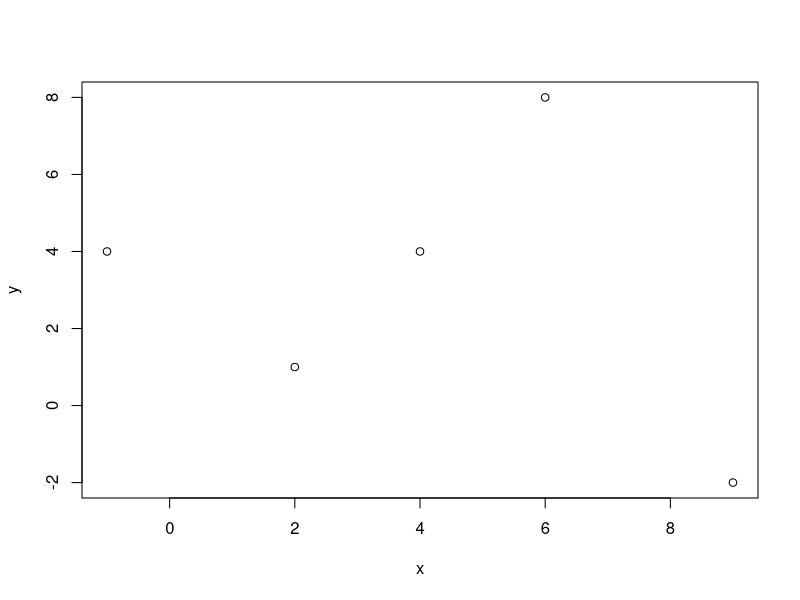
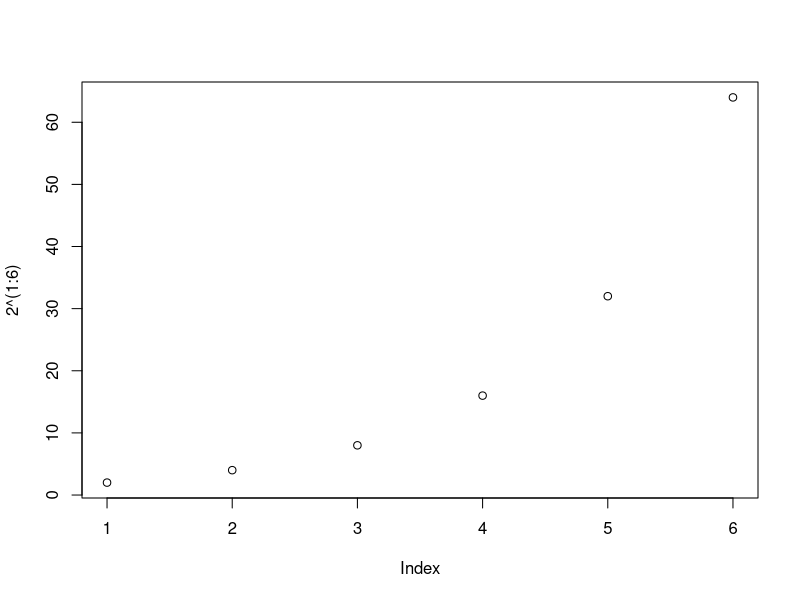
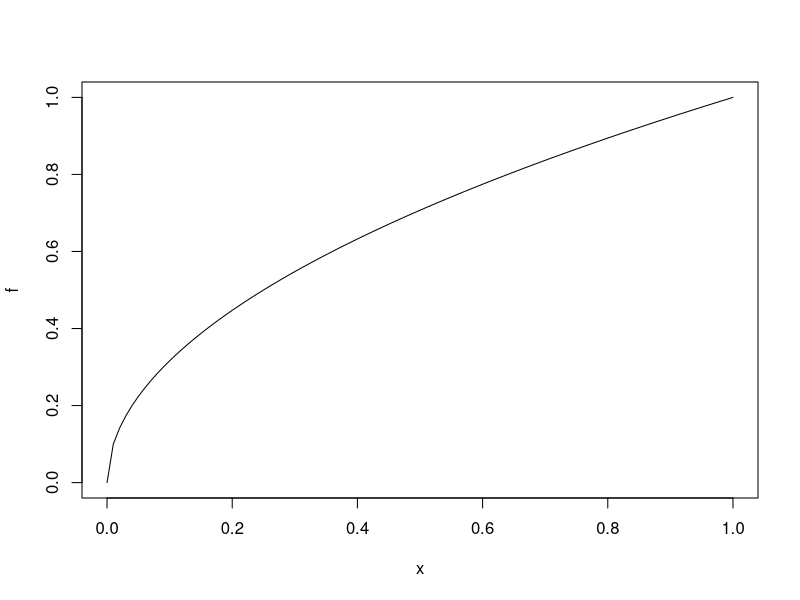
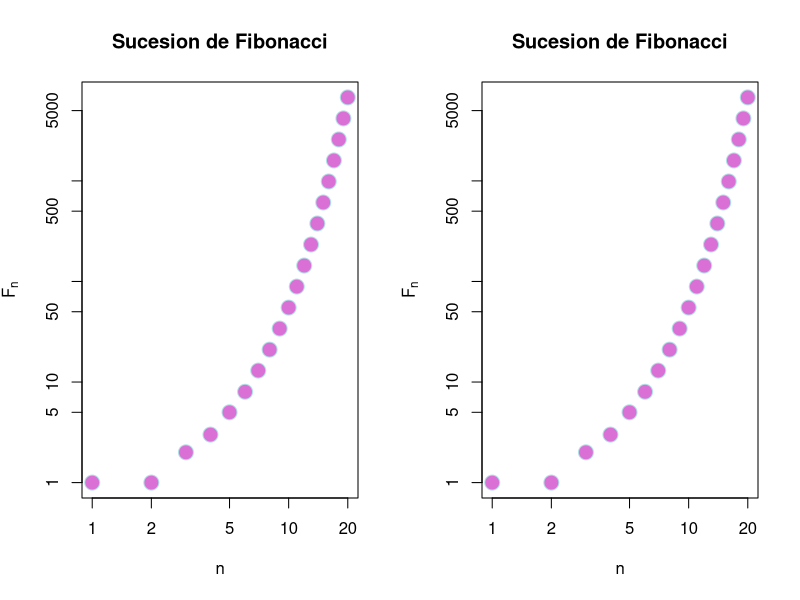
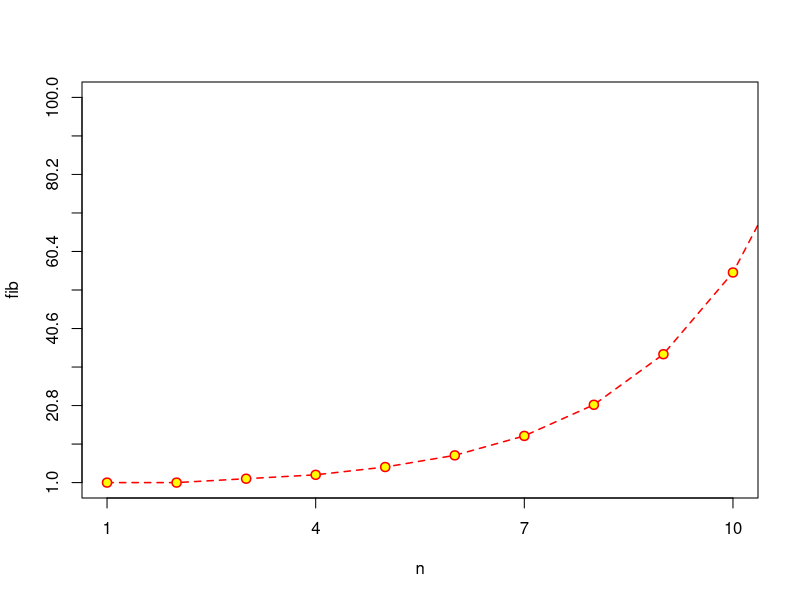

Write the R code that produced these figures, in order.
## ---- chunk 1
knitr::opts_chunk$set(echo = TRUE)
## ---- chunk 2
x = c(2,6,4,9,-1)
y = c(1,8,4,-2,4)
plot(x,y)

## ---- chunk 3
plot(2^(1:6))
## ---- chunk 4
f <- function(x){sqrt(x)}
plot(f)
## ---- chunk 5
n = 1:20
fib = (1/sqrt(5))*((1+sqrt(5))/2)^n - (1/sqrt(5))*((1-sqrt(5))/2)^n
fib
par(mfrow = c(1,2))
plot(fib,  xlab="n", ylab = expression(F[n]),
     main = "Sucesion de Fibonacci",pch=21, cex=2,col="powderblue",bg="orchid",log = "xy")

plot(fib,  xlab="n", ylab = expression(F[n]),
     main = "Sucesion de Fibonacci",pch=21, cex=2,col="powderblue",bg="orchid",log = "xy")
par(mfrow=c(1,1))

## ---- chunk 6
plot(n, fib,pch = 21, col= "red", bg="yellow", cex=1.2, type="o", lty = "dashed", lwd = 1.5, xlim = c(1,10), ylim = c(1,100), xaxp = c(1,10,3), yaxp = c(1,100,10))
